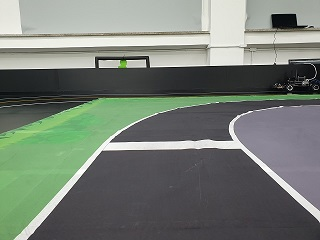
#> input picture test_img/track01.jpg, 320 x 240 px
$ python -i lane_detector.py   (imports and definitions only)
#> lines starting #> are read from the running program, lines starting #| are printed output that depends on the picture; after the words box and inside, x2 and y2 are one past the last pixel; in counts of white or black regions, pixels touching at a corner belong together
### utils/pid_controller.py
# utils/pid_controller.py
import numpy as np

class PID:
    def __init__(self, kp, ki, kd):
        self.Kp = kp
        self.Ki = ki
        self.Kd = kd
        self.cte_prev = None
        self.p_error = 0.0
        self.i_error = 0.0
        self.d_error = 0.0
        self.i_min = -10
        self.i_max = 10

    # [11 lines left out: function pid_control, not called in this run]

### utils/lane_detector.py
import numpy as np
import cv2
from utils.pid_controller import PID  # ✅ PID 클래스 가져오기
from utils.parameters import *
from utils.pid_controller import PID  # ✅ PID 클래스 가져오기
class LaneDetector:
    def __init__(self):
        self.prev_l_pos = 0
        self.prev_r_pos = LANE_IMG_WIDTH
        self.prev_l_detected = False
        self.prev_r_detected = False
        self.Width = LANE_IMG_WIDTH
        self.Height = LANE_IMG_HEIGHT

        self.M = cv2.getPerspectiveTransform(LANE_WARP_SRC_POINTS, LANE_WARP_DST_POINTS)
        self.Minv = cv2.getPerspectiveTransform(LANE_WARP_DST_POINTS, LANE_WARP_SRC_POINTS)
        self.pid = PID(kp=LANE_PID_KP, ki=LANE_PID_KI, kd=LANE_PID_KD)


    def preprocess(self, img):
        blur = cv2.GaussianBlur(img, LANE_GAUSSIAN_BLUR_KERNEL_SIZE, 0)
        hls_l = cv2.split(cv2.cvtColor(blur, cv2.COLOR_BGR2HLS))[1]
        lab_l = cv2.split(cv2.cvtColor(blur, cv2.COLOR_BGR2LAB))[0]

        def adaptive_th(img):
            img = cv2.normalize(img, None, 0, 255, cv2.NORM_MINMAX)
            th = cv2.adaptiveThreshold(img.astype(np.uint8), 255,
                                       cv2.ADAPTIVE_THRESH_MEAN_C,
                                       cv2.THRESH_BINARY_INV,
                                       LANE_ADAPTIVE_THRESH_BLOCK_SIZE,
                                       LANE_ADAPTIVE_THRESH_C_CONSTANT)
            return th

        hls_th = adaptive_th(hls_l)
        lab_th = adaptive_th(lab_l)
        combined = cv2.bitwise_and(hls_th, lab_th)

        kernel = np.ones(LANE_MORPHOLOGY_KERNEL_SIZE, np.uint8)
        processed = cv2.morphologyEx(combined, cv2.MORPH_CLOSE, kernel)
        return processed


    def warp_image(self, binary):
        return cv2.warpPerspective(binary, self.M, (self.Width, self.Height))


    def detect_lane_pixels(self, binary_warped):
        histogram = np.sum(binary_warped[binary_warped.shape[0]//2:, :], axis=0)
        midpoint = int(histogram.shape[0] / 2)
        leftx_base = np.argmax(histogram[:midpoint])
        rightx_base = np.argmax(histogram[midpoint:]) + midpoint

        window_height = int(binary_warped.shape[0] / LANE_SLIDING_WINDOWS_COUNT)
        nonzero = binary_warped.nonzero()
        nonzeroy = np.array(nonzero[0])
        nonzerox = np.array(nonzero[1])

        leftx_current = leftx_base
        rightx_current = rightx_base

        left_lane_inds = []
        right_lane_inds = []

        for window in range(LANE_SLIDING_WINDOWS_COUNT):
            win_y_low = binary_warped.shape[0] - (window + 1) * window_height
            win_y_high = binary_warped.shape[0] - window * window_height

            win_xleft_low = leftx_current - LANE_SLIDING_WINDOW_MARGIN
            win_xleft_high = leftx_current + LANE_SLIDING_WINDOW_MARGIN
            win_xright_low = rightx_current - LANE_SLIDING_WINDOW_MARGIN
            win_xright_high = rightx_current + LANE_SLIDING_WINDOW_MARGIN

            good_left_inds = ((nonzeroy >= win_y_low) & (nonzeroy < win_y_high) &
                              (nonzerox >= win_xleft_low) & (nonzerox < win_xleft_high)).nonzero()[0]
            good_right_inds = ((nonzeroy >= win_y_low) & (nonzeroy < win_y_high) &
                               (nonzerox >= win_xright_low) & (nonzerox < win_xright_high)).nonzero()[0]

            left_lane_inds.append(good_left_inds)
            right_lane_inds.append(good_right_inds)

            if len(good_left_inds) > LANE_SLIDING_WINDOW_MIN_PIXELS:
                leftx_current = int(np.mean(nonzerox[good_left_inds]))
            if len(good_right_inds) > LANE_SLIDING_WINDOW_MIN_PIXELS:
                rightx_current = int(np.mean(nonzerox[good_right_inds]))

        left_lane_inds = np.concatenate(left_lane_inds)
        right_lane_inds = np.concatenate(right_lane_inds)

        leftx = nonzerox[left_lane_inds]
        lefty = nonzeroy[left_lane_inds]
        rightx = nonzerox[right_lane_inds]
        righty = nonzeroy[right_lane_inds]

        return leftx, lefty, rightx, righty


    def fit_polynomial(self, leftx, lefty, rightx, righty):
        try:
            left_fit = np.polyfit(lefty, leftx, 2)
            right_fit = np.polyfit(righty, rightx, 2)
            self.prev_l_detected = True
            self.prev_r_detected = True
        except:
            left_fit = np.polyfit([0, self.Height-1], [self.prev_l_pos]*2, 2)
            right_fit = np.polyfit([0, self.Height-1], [self.prev_r_pos]*2, 2)
            self.prev_l_detected = False
            self.prev_r_detected = False
        return left_fit, right_fit


    def draw_lane(self, original_img, binary_img, left_fit, right_fit):
        ploty = np.linspace(0, binary_img.shape[0]-1, binary_img.shape[0])
        left_fitx = left_fit[0]*ploty**2 + left_fit[1]*ploty + left_fit[2]
        right_fitx = right_fit[0]*ploty**2 + right_fit[1]*ploty + right_fit[2]

        warp_zero = np.zeros_like(binary_img).astype(np.uint8)
        color_warp = np.dstack((warp_zero, warp_zero, warp_zero))

        pts_left = np.array([np.transpose(np.vstack([left_fitx, ploty]))])
        pts_right = np.array([np.flipud(np.transpose(np.vstack([right_fitx, ploty])))])
        pts = np.hstack((pts_left, pts_right))

        cv2.fillPoly(color_warp, np.int32([pts]), (0, 255, 0))
        newwarp = cv2.warpPerspective(color_warp, self.Minv, (self.Width, self.Height))
        result = cv2.addWeighted(original_img, 1, newwarp, 0.3, 0)
        return result, int((left_fitx[-1] + right_fitx[-1]) // 2)


    def detect_lane_color_position(self, img):
        hsv = cv2.cvtColor(img, cv2.COLOR_BGR2HSV)

        yellow_lower = np.array([20, 100, 100])
        yellow_upper = np.array([30, 255, 255])
        white_lower = np.array([0, 0, 200])
        white_upper = np.array([180, 25, 255])
        yellow_lower = np.array([0, 0, 200])
        yellow_upper = np.array([180, 25, 255])

        mask_yellow = cv2.inRange(hsv, yellow_lower, yellow_upper)
        mask_white = cv2.inRange(hsv, white_lower, white_upper)

        left_half = mask_yellow[:, :self.Width//2]
        right_half = mask_yellow[:, self.Width//2:]

        left_yellow = cv2.countNonZero(left_half)
        right_yellow = cv2.countNonZero(right_half)

        return right_yellow > left_yellow


    def get_steering_angle(self, frame):
        proc = self.preprocess(frame)
        warped = self.warp_image(proc)
        leftx, lefty, rightx, righty = self.detect_lane_pixels(warped)
        left_fit, right_fit = self.fit_polynomial(leftx, lefty, rightx, righty)
        drawn_img, mid_pos = self.draw_lane(frame, warped, left_fit, right_fit)

        lane_center = mid_pos
        car_center = self.Width // 2
        error = car_center - lane_center

        # ✅ PID 제어기 사용
        angle = int(self.pid.pid_control(error, dt=0.1))  # 0.1초 주기로 동작한다고 가정
        angle = np.clip(angle, -50, 50)

        speed = max(10, 30 - abs(angle) // 3)

        self.prev_l_pos = left_fit[2]
        self.prev_r_pos = right_fit[2]

        yellow_right = self.detect_lane_color_position(frame)

        return angle, speed, yellow_right

>>> import cv2
>>> picture = cv2.imread('../test_img/track01.jpg')
#> picture is the input picture: shape (240, 320, 3); mean B, G, R 116.7, 125.8, 117.7
>>> result = LaneDetector().get_steering_angle(picture)
#> in preprocess, `blur = cv2.GaussianBlur(img, LANE_GAUSSIAN_BLUR_KERNEL_SIZE, 0)`:
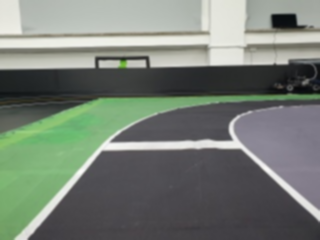
#> blur: shape (240, 320, 3); mean B, G, R 116.7, 125.8, 117.7
#> in preprocess, `hls_l = cv2.split(cv2.cvtColor(blur, cv2.COLOR_BGR2HLS))[1]`:
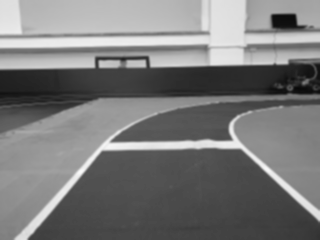
#> hls_l: shape (240, 320); min 8, max 251, mean 121.3
#> in preprocess, `lab_l = cv2.split(cv2.cvtColor(blur, cv2.COLOR_BGR2LAB))[0]`:
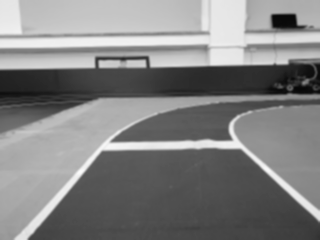
#> lab_l: shape (240, 320); min 7, max 251, mean 129.8
#> in adaptive_th, `th = cv2.adaptiveThreshold(img.astype(np.uint8), 255, cv2.ADAPTIVE_THR..`:
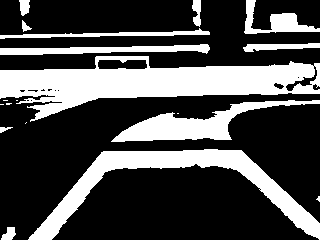
#> th: shape (240, 320); 29.8% white; 19 white regions (7 under 20 px), largest, box (x1, y1, x2, y2) and area: (0, 56, 320, 122) 9947, (28, 149, 320, 240) 5903, (111, 100, 320, 142) 2984
#> in adaptive_th (call 2), `th = cv2.adaptiveThreshold(img.astype(np.uint8), 255, cv2.ADAPTIVE_THR..`: th: shape (240, 320); 29.9% white; 14 white regions (3 under 20 px), largest, box (x1, y1, x2, y2) and area: (0, 56, 320, 133) 10211, (28, 149, 320, 240) 5926, (111, 100, 320, 142) 3136
#> in preprocess, `combined = cv2.bitwise_and(hls_th, lab_th)`: combined: shape (240, 320); 29.2% white; 18 white regions (6 under 20 px), largest, box (x1, y1, x2, y2) and area: (0, 56, 320, 122) 9861, (28, 149, 320, 240) 5866, (111, 100, 320, 142) 2968
#> in preprocess, `processed = cv2.morphologyEx(combined, cv2.MORPH_CLOSE, kernel)`:
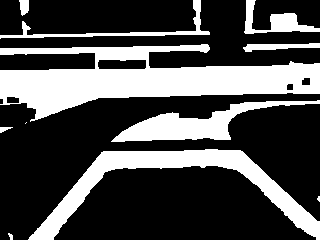
#> processed: shape (240, 320); 30.2% white; 11 white regions (2 under 20 px), largest, box (x1, y1, x2, y2) and area: (0, 44, 320, 122) 11766, (28, 149, 320, 240) 5894, (111, 100, 320, 142) 3021
#> in warp_image, `return cv2.warpPerspective(binary, self.M, (self.Width, self.Height))`: returned value: shape (480, 640); every value is 0
#> in detect_lane_pixels, `histogram = np.sum(binary_warped[binary_warped.shape[0]//2:, :], axis=0)`: histogram = 640 values from 0 to 0
#> in detect_lane_pixels, `leftx_base = np.argmax(histogram[:midpoint])`: leftx_base = 0
#> in detect_lane_pixels, `rightx_base = np.argmax(histogram[midpoint:]) + midpoint`: rightx_base = 320
#> in detect_lane_pixels, `nonzero = binary_warped.nonzero()`: nonzero = (empty array, empty array)
#> in detect_lane_pixels, `nonzeroy = np.array(nonzero[0])`: nonzeroy = empty array
#> in detect_lane_pixels, `leftx_current = leftx_base`: leftx_current = 0
#> in detect_lane_pixels, `rightx_current = rightx_base`: rightx_current = 320
#> after the loop in detect_lane_pixels, `for window in range(LANE_SLIDING_WINDOWS_COUNT):`: left_lane_inds = [empty array, empty array, empty array, empty array, empty array, empty array, empty array, empty array, empty array]; right_lane_inds has the same summary as left_lane_inds
#> in detect_lane_pixels, `left_lane_inds = np.concatenate(left_lane_inds)`: left_lane_inds = empty array
#> in get_steering_angle, `left_fit, right_fit = self.fit_polynomial(leftx, lefty, rightx, righty)`: left_fit = [0, 0, 0]; right_fit = [0, -5.91e-17, 640]
#> in draw_lane, `left_fitx = left_fit[0]*ploty**2 + left_fit[1]*ploty + left_fit[2]`: left_fitx = 480 values from 0 to 0
#> in draw_lane, `right_fitx = right_fit[0]*ploty**2 + right_fit[1]*ploty + right_fit[2]`: right_fitx = 480 values from 640 to 640
#> in draw_lane, `pts_left = np.array([np.transpose(np.vstack([left_fitx, ploty]))])`: pts_left = 480 pairs, first value 0 to 0, second value 0 to 479
#> in draw_lane, `pts_right = np.array([np.flipud(np.transpose(np.vstack([right_fitx, pl..`: pts_right = 480 pairs, first value 640 to 640, second value 0 to 479
#> in draw_lane, `pts = np.hstack((pts_left, pts_right))`: pts = 960 pairs, first value 0 to 640, second value 0 to 479
#> in draw_lane, `cv2.fillPoly(color_warp, np.int32([pts]), (0, 255, 0))`:
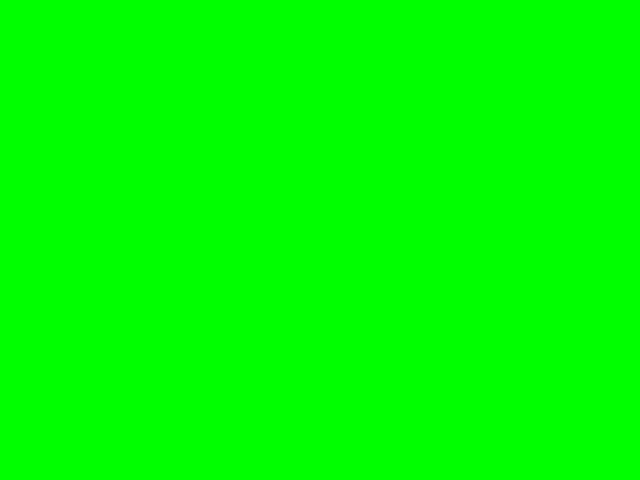
#> color_warp: shape (480, 640, 3); mean of channels 0, 1, 2 0, 255, 0; drawn as B, G, R
#> in draw_lane, `newwarp = cv2.warpPerspective(color_warp, self.Minv, (self.Width, self..`:
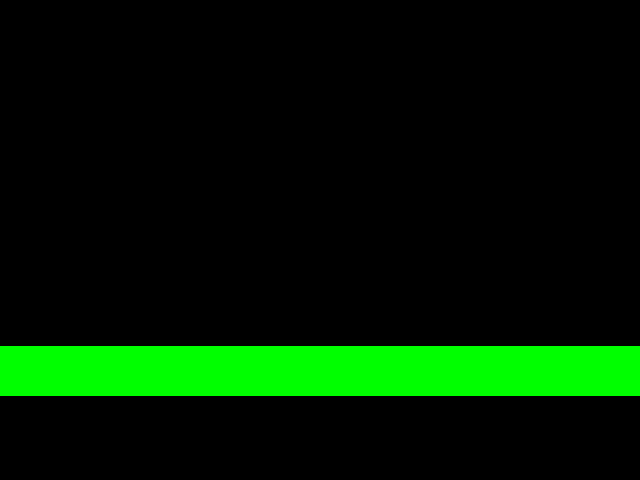
#> newwarp: shape (480, 640, 3); mean of channels 0, 1, 2 0, 26.6, 0; drawn as B, G, R
#> (the run stopped early here; a loop or call above may not have finished)

$ run again, on test_img/track02.jpg
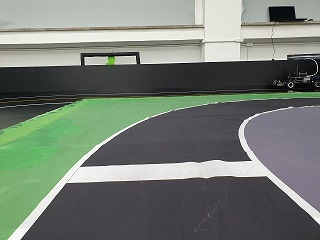
#> input picture test_img/track02.jpg, 320 x 240 px
#> picture is the input picture: shape (240, 320, 3); mean B, G, R 115.7, 124.9, 116.8
#> in adaptive_th, `th = cv2.adaptiveThreshold(img.astype(np.uint8), 255, cv2.ADAPTIVE_THR..`:
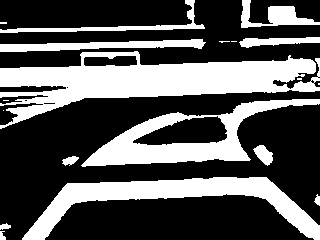
#> th: shape (240, 320); 34.1% white; 19 white regions (7 under 20 px), largest, box (x1, y1, x2, y2) and area: (0, 51, 320, 129) 10686, (22, 177, 320, 240) 5908, (81, 99, 320, 167) 5120
#> th: shape (240, 320); 34.1% white; 15 white regions (6 under 20 px), largest, box (x1, y1, x2, y2) and area: (0, 51, 320, 129) 10876, (22, 177, 320, 240) 5931, (81, 99, 320, 167) 5416
#> combined: shape (240, 320); 33.3% white; 17 white regions (8 under 20 px), largest, box (x1, y1, x2, y2) and area: (0, 51, 320, 129) 10594, (22, 177, 320, 240) 5867, (81, 99, 320, 167) 5090
#> in preprocess, `processed = cv2.morphologyEx(combined, cv2.MORPH_CLOSE, kernel)`:
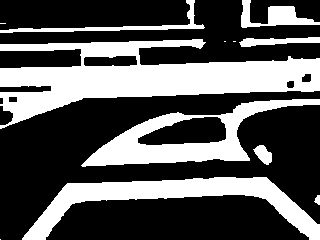
#> processed: shape (240, 320); 34.4% white; 12 white regions (4 under 20 px), largest, box (x1, y1, x2, y2) and area: (0, 39, 320, 129) 12716, (22, 177, 320, 240) 5888, (81, 99, 320, 167) 5143
#> histogram = 640 values from 0 to 0
#> leftx_base = 0
#> rightx_base = 320
#> nonzero = (empty array, empty array)
#> nonzeroy = empty array
#> leftx_current = 0
#> rightx_current = 320
#> after the loop in detect_lane_pixels, `for window in range(LANE_SLIDING_WINDOWS_COUNT):`: left_lane_inds = [empty array, empty array, empty array, empty array, empty array, empty array, empty array, empty array, empty array]; right_lane_inds has the same summary as left_lane_inds
#> in detect_lane_pixels, `left_lane_inds = np.concatenate(left_lane_inds)`: left_lane_inds = empty array
#> left_fit = [0, 0, 0]; right_fit = [0, -5.91e-17, 640]
#> left_fitx = 480 values from 0 to 0
#> right_fitx = 480 values from 640 to 640
#> pts_left = 480 pairs, first value 0 to 0, second value 0 to 479
#> pts_right = 480 pairs, first value 640 to 640, second value 0 to 479
#> pts = 960 pairs, first value 0 to 640, second value 0 to 479

$ run again, on test_img/track03.jpg
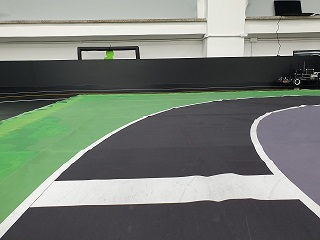
#> input picture test_img/track03.jpg, 320 x 240 px
#> picture is the input picture: shape (240, 320, 3); mean B, G, R 117.3, 126, 118.6
#> in adaptive_th, `th = cv2.adaptiveThreshold(img.astype(np.uint8), 255, cv2.ADAPTIVE_THR..`:
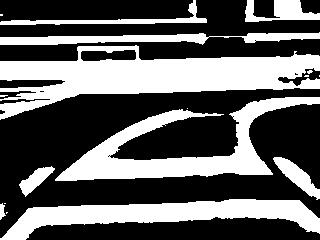
#> th: shape (240, 320); 38.3% white; 17 white regions (8 under 20 px), largest, box (x1, y1, x2, y2) and area: (0, 45, 320, 120) 11127, (55, 97, 320, 181) 6920, (0, 199, 320, 240) 5986
#> th: shape (240, 320); 38.2% white; 15 white regions (5 under 20 px), largest, box (x1, y1, x2, y2) and area: (0, 46, 320, 120) 11228, (55, 97, 320, 181) 7283, (0, 199, 320, 240) 5996
#> combined: shape (240, 320); 37.4% white; 16 white regions (6 under 20 px), largest, box (x1, y1, x2, y2) and area: (0, 46, 320, 120) 11062, (55, 97, 320, 181) 6887, (0, 199, 320, 240) 5961
#> in preprocess, `processed = cv2.morphologyEx(combined, cv2.MORPH_CLOSE, kernel)`:
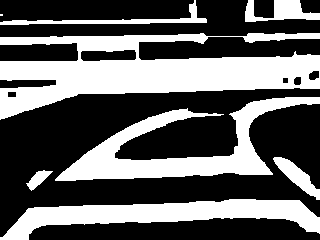
#> processed: shape (240, 320); 38.4% white; 8 white regions (1 under 20 px), largest, box (x1, y1, x2, y2) and area: (0, 33, 320, 120) 13714, (55, 97, 320, 181) 6949, (0, 199, 320, 240) 5992
#> histogram = 640 values from 0 to 0
#> leftx_base = 0
#> rightx_base = 320
#> nonzero = (empty array, empty array)
#> nonzeroy = empty array
#> leftx_current = 0
#> rightx_current = 320
#> after the loop in detect_lane_pixels, `for window in range(LANE_SLIDING_WINDOWS_COUNT):`: left_lane_inds = [empty array, empty array, empty array, empty array, empty array, empty array, empty array, empty array, empty array]; right_lane_inds has the same summary as left_lane_inds
#> in detect_lane_pixels, `left_lane_inds = np.concatenate(left_lane_inds)`: left_lane_inds = empty array
#> left_fit = [0, 0, 0]; right_fit = [0, -5.91e-17, 640]
#> left_fitx = 480 values from 0 to 0
#> right_fitx = 480 values from 640 to 640
#> pts_left = 480 pairs, first value 0 to 0, second value 0 to 479
#> pts_right = 480 pairs, first value 640 to 640, second value 0 to 479
#> pts = 960 pairs, first value 0 to 640, second value 0 to 479

$ run again, on test_img/track04.jpg
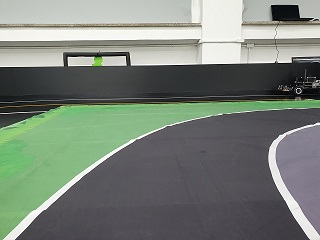
#> input picture test_img/track04.jpg, 320 x 240 px
#> picture is the input picture: shape (240, 320, 3); mean B, G, R 120, 129.3, 120.8
#> th: shape (240, 320); 29.5% white; 15 white regions (6 under 20 px), largest, box (x1, y1, x2, y2) and area: (0, 51, 320, 127) 11496, (16, 115, 241, 240) 3409, (246, 109, 320, 240) 3052
#> th: shape (240, 320); 30.2% white; 12 white regions (5 under 20 px), largest, box (x1, y1, x2, y2) and area: (0, 51, 320, 127) 11762, (16, 109, 320, 240) 6976, (0, 38, 320, 50) 2202
#> combined: shape (240, 320); 29% white; 16 white regions (8 under 20 px), largest, box (x1, y1, x2, y2) and area: (0, 51, 320, 127) 11372, (16, 115, 241, 240) 3405, (246, 109, 320, 240) 3010
#> in preprocess, `processed = cv2.morphologyEx(combined, cv2.MORPH_CLOSE, kernel)`:
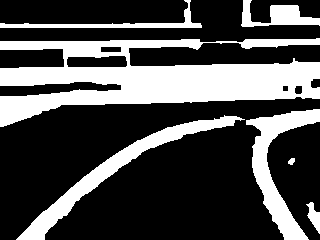
#> processed: shape (240, 320); 30.1% white; 7 white regions, largest, box (x1, y1, x2, y2) and area: (0, 38, 320, 127) 14248, (16, 115, 245, 240) 3475, (246, 109, 320, 240) 3055
#> histogram = 640 values from 0 to 0
#> leftx_base = 0
#> rightx_base = 320
#> nonzero = (empty array, empty array)
#> nonzeroy = empty array
#> leftx_current = 0
#> rightx_current = 320
#> after the loop in detect_lane_pixels, `for window in range(LANE_SLIDING_WINDOWS_COUNT):`: left_lane_inds = [empty array, empty array, empty array, empty array, empty array, empty array, empty array, empty array, empty array]; right_lane_inds has the same summary as left_lane_inds
#> in detect_lane_pixels, `left_lane_inds = np.concatenate(left_lane_inds)`: left_lane_inds = empty array
#> left_fit = [0, 0, 0]; right_fit = [0, -5.91e-17, 640]
#> left_fitx = 480 values from 0 to 0
#> right_fitx = 480 values from 640 to 640
#> pts_left = 480 pairs, first value 0 to 0, second value 0 to 479
#> pts_right = 480 pairs, first value 640 to 640, second value 0 to 479
#> pts = 960 pairs, first value 0 to 640, second value 0 to 479
